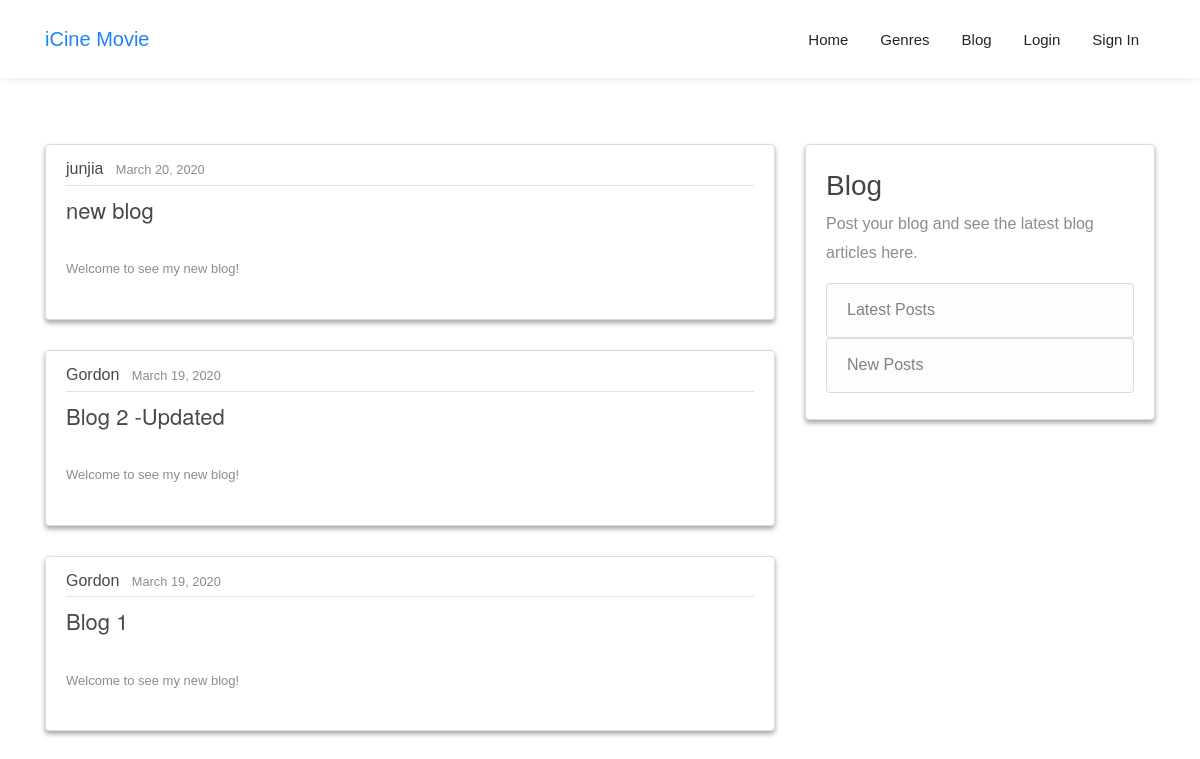
Screenshot of /blog/ with the database file from the repository.
### blog/models.py (models this page shows, shortened)
class Post(models.Model):
	author = models.ForeignKey(UserProfile, on_delete=models.CASCADE)
	title = models.CharField(max_length=100)
	subTitle = models.TextField(max_length=100, default='Welcome to see my new blog!')
	content = models.TextField()
	date_posted = models.DateTimeField(default=timezone.now)

### custom_user/models.py (models this page shows, shortened)
class UserProfile(AbstractUser):
    mobile = models.CharField(max_length=11, null=True, blank=True, verbose_name = "Phone Number")
    image = models.ImageField(upload_to = "image", verbose_name = "Images")
    wechat = models.CharField(max_length=11, null=True, blank=True, verbose_name="FaceBook ID")
    location = models.CharField(max_length=11, null=True, blank=True, verbose_name="Address")
    class Meta:
        verbose_name = "User Information"
        verbose_name_plural = verbose_name

### blog/views.py (the view)
# urls.py: path('', PostListView.as_view(), name='blog'),
class PostListView(ListView):
    model = Post
    template_name = 'blog/blog.html'  # <app>/<model>_<viewtype>.html
    context_object_name = 'posts'
    ordering = ['-date_posted']

### blog/templates/blog/blog.html (shortened to what this page needs)
{% extends 'base.html' %}
{% load staticfiles %}
{% block content %}
    <section class="pb_section pb_section_v1" data-section="about" id="index">
      <div class="container">
            <div class="row mt-0 mb-3">
              <div class="col-md-8">
                {% for post in posts %}
                  <article class="media content-section">
                    <div class="media-body">
                      <div class="article-metadata">
                        <a class="article-metafont mr-2" href="#">{{ post.author }}</a>
                        <small class="text-muted">{{ post.date_posted|date:"F d, Y" }}</small>
                      </div>
                      <div class="col-xs-12">
                      <div class="article-title">
                          <a class="article-font" href="{% url 'blog:postDetail' post.id %}">{{ post.title }}</a>
                      </div>
                      <div class="article-subTitle">
                        {{ post.subTitle }}
                      </div>
                      </div>
                    </div>
                  </article>
                {% endfor %}
              </div>
              <div class="col-md-4">
                <div class="content-section">
                  <h3 class="mt-3">Blog</h3>
                  <p class='text-muted'>Post your blog and see the latest blog articles here.
                    <ul class="list-group">
                      <a href="/blog/"><li class="list-group-item list-group-item-light">Latest Posts</li></a>
                      <a href="{% url 'blog:postCreate' %}"><li class="list-group-item list-group-item-light">New Posts</li></a>
                    </ul>
                  </p>
                </div>
              </div>
            </div>
        </div>
    </section>
{% endblock %}

### static/css/style.css (style rules this page uses)
html { overflow-x: hidden; font-size: 1em; }
body { font-family: "Montserrat", Arial, sans-serif; }
input, textarea, p { font-weight: 300; }
h1, h2, h3, h4, h5, h6 { font-weight: 300 !important; }
a { -webkit-transition: .3s all ease; -o-transition: .3s all ease; transition: .3s all ease; }
.pb_section { padding: 9em 0; position: relative; display: block; }

### blog/templates/blog/blog.html (style rules this page uses)
h1, h2, h3, h4, h5, h6 { color: #444444; }
ul { margin: 0; }
.content-section { background: #ffffff; padding: 10px 20px; border: 1px solid #dddddd; border-radius: 4px; box-shadow: 0 3px 5px 0 rgba(0,0,0,.35); margin-bottom: 30px; }
.article-title { margin-bottom: 28px; }
.article-font { font-size: 22px; font-family: helvetica neue,Helvetica,Arial,sans-serif; color: #494949; }
.article-subTitle { font-size: 13px; margin-bottom: 28px; }
.article-metafont { font-size: 16px; color: #494949; }
.article-metadata { padding-bottom: 1px; margin-bottom: 4px; border-bottom: 1px solid #e3e3e3 }
.col-xs-12 { width: 100%; }

### rows the page displays
Post: author "junjia", date_posted "March 20, 2020", title "new blog", subTitle "Welcome to see my new blog!"
Post: author "Gordon", date_posted "March 19, 2020", title "Blog 2 -Updated", subTitle "Welcome to see my new blog!"
Post: author "Gordon", date_posted "March 19, 2020", title "Blog 1", subTitle "Welcome to see my new blog!"
